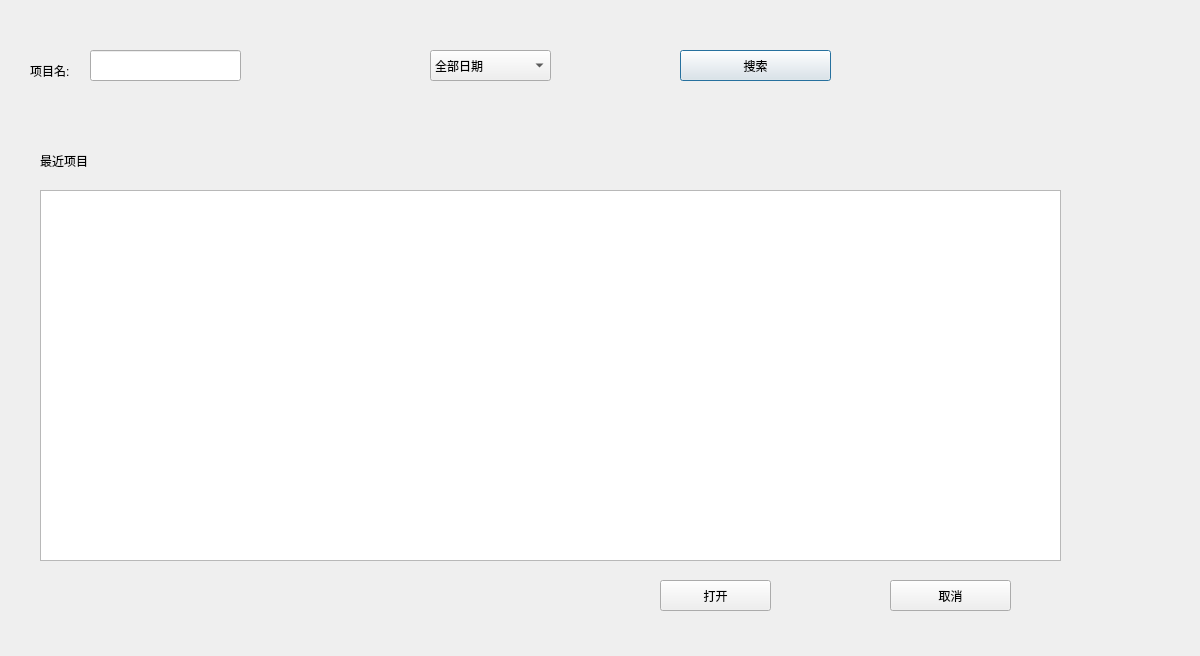
<?xml version="1.0" encoding="UTF-8"?>
<ui version="4.0">
 <class>OpenProjectWindow</class>
 <widget class="QDialog" name="OpenProjectWindow">
  <property name="geometry">
   <rect>
    <x>0</x>
    <y>0</y>
    <width>1200</width>
    <height>656</height>
   </rect>
  </property>
  <property name="windowTitle">
   <string>Dialog</string>
  </property>
  <widget class="QPushButton" name="pushButton">
   <property name="geometry">
    <rect>
     <x>680</x>
     <y>50</y>
     <width>151</width>
     <height>31</height>
    </rect>
   </property>
   <property name="styleSheet">
    <string notr="true">font: 11pt &quot;Agency FB&quot;;</string>
   </property>
   <property name="text">
    <string>搜索</string>
   </property>
  </widget>
  <widget class="QPushButton" name="open">
   <property name="geometry">
    <rect>
     <x>660</x>
     <y>580</y>
     <width>111</width>
     <height>31</height>
    </rect>
   </property>
   <property name="styleSheet">
    <string notr="true">font: 11pt &quot;Agency FB&quot;;</string>
   </property>
   <property name="text">
    <string>打开</string>
   </property>
  </widget>
  <widget class="QTableWidget" name="tableWidget">
   <property name="geometry">
    <rect>
     <x>40</x>
     <y>190</y>
     <width>1021</width>
     <height>371</height>
    </rect>
   </property>
  </widget>
  <widget class="QLabel" name="label">
   <property name="geometry">
    <rect>
     <x>30</x>
     <y>50</y>
     <width>101</width>
     <height>41</height>
    </rect>
   </property>
   <property name="styleSheet">
    <string notr="true">font: 11pt &quot;Agency FB&quot;;</string>
   </property>
   <property name="text">
    <string>项目名:</string>
   </property>
  </widget>
  <widget class="QLabel" name="label_2">
   <property name="geometry">
    <rect>
     <x>40</x>
     <y>150</y>
     <width>91</width>
     <height>21</height>
    </rect>
   </property>
   <property name="styleSheet">
    <string notr="true">font: 11pt &quot;Agency FB&quot;;</string>
   </property>
   <property name="text">
    <string>最近项目</string>
   </property>
  </widget>
  <widget class="QPushButton" name="cancel">
   <property name="geometry">
    <rect>
     <x>890</x>
     <y>580</y>
     <width>121</width>
     <height>31</height>
    </rect>
   </property>
   <property name="styleSheet">
    <string notr="true">font: 11pt &quot;Agency FB&quot;;</string>
   </property>
   <property name="text">
    <string>取消</string>
   </property>
  </widget>
  <widget class="QLineEdit" name="lineEdit">
   <property name="geometry">
    <rect>
     <x>90</x>
     <y>50</y>
     <width>151</width>
     <height>31</height>
    </rect>
   </property>
   <property name="styleSheet">
    <string notr="true">color: qradialgradient(spread:pad, cx:0.5, cy:0.5, radius:0.5, fx:0.5, fy:0.5, stop:0 rgba(0, 0, 0, 0), stop:0.52 rgba(0, 0, 0, 0), stop:0.565 rgba(82, 121, 76, 33), stop:0.65 rgba(159, 235, 148, 64), stop:0.721925 rgba(255, 238, 150, 129), stop:0.77 rgba(255, 128, 128, 204), stop:0.89 rgba(191, 128, 255, 64), stop:1 rgba(0, 0, 0, 0));</string>
   </property>
  </widget>
  <widget class="QComboBox" name="comboBox">
   <property name="geometry">
    <rect>
     <x>430</x>
     <y>50</y>
     <width>121</width>
     <height>31</height>
    </rect>
   </property>
   <property name="styleSheet">
    <string notr="true">font: 11pt &quot;Agency FB&quot;;</string>
   </property>
   <item>
    <property name="text">
     <string>全部日期</string>
    </property>
   </item>
   <item>
    <property name="text">
     <string>最近一天</string>
    </property>
   </item>
   <item>
    <property name="text">
     <string>最近一周</string>
    </property>
   </item>
   <item>
    <property name="text">
     <string>最近一月</string>
    </property>
   </item>
   <item>
    <property name="text">
     <string>最近半年</string>
    </property>
   </item>
   <item>
    <property name="text">
     <string>最近一年</string>
    </property>
   </item>
  </widget>
 </widget>
 <resources/>
 <connections/>
</ui>
